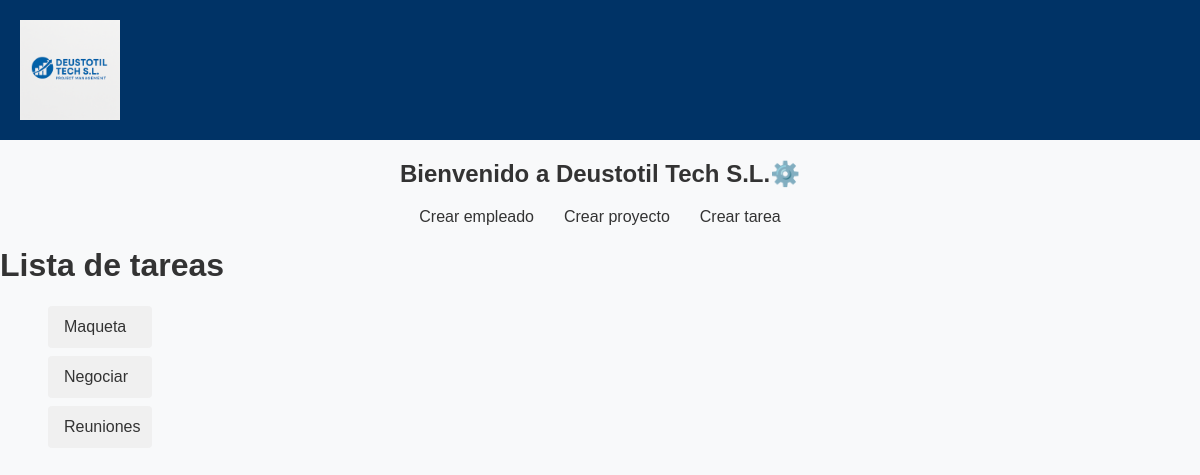
/AppDjango/tareas/, run on an earlier commit of the app's database.
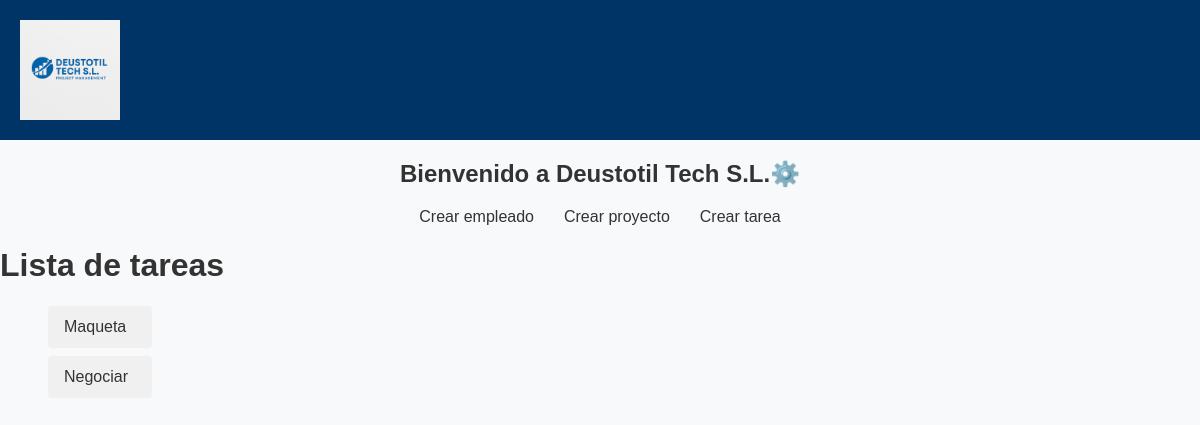
And on a later commit of the database.
### AppDjango/models.py (models this page shows, shortened)
class Tarea(models.Model):
    PRIORIDAD_ELECCION = [
        ('alta', 'Alta'),
        ('media', 'Media'),
        ('baja', 'Baja'),
    ]
    Proyecto = models.ForeignKey(Proyecto, on_delete=models.CASCADE, related_name= "tareas")
    nombre = models.CharField(max_length=100)
    descripcion = models.CharField(max_length=500)
    fecha_inicio= models.DateTimeField("Fecha inicio")
    fecha_fin= models.DateTimeField("Fecha fin")
    responsable = models.ForeignKey(Empleado, on_delete=models.CASCADE, related_name= "tareas")
    n_responsabilidad = models.CharField(max_length=10,choices=PRIORIDAD_ELECCION, default='media')

### AppDjango/views.py (the view)
# urls.py: path("tareas/",TareaListView.as_view(), name="tareas"),
class TareaListView(View):
    def get(self, request):
        tareas = get_list_or_404(Tarea.objects.order_by("nombre"))
        context = {"lista_tareas": tareas}
        return render (request, "listado-tareas.html", context)

### AppDjango/templates/listado-tareas.html
{% extends "base.html" %}
{% block contenido %}
    <h1>Lista de tareas</h1>
    <ul class="list-view">
        {% for tarea in lista_tareas %}
        <li><a href="{% url 'detalle_tarea' tarea.pk %}">{{ tarea.nombre }}</a></li>
        {% endfor %}
    </ul>
{% endblock %}

What changed in the data, as far as the page shows it:
removed Tarea: nombre "Reuniones"
